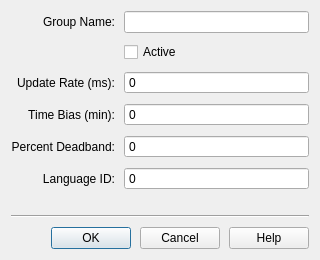
<?xml version="1.0" encoding="UTF-8"?>
<ui version="4.0">
 <class>OPCGroupNewDialog</class>
 <widget class="QDialog" name="OPCGroupNewDialog">
  <property name="geometry">
   <rect>
    <x>0</x>
    <y>0</y>
    <width>320</width>
    <height>260</height>
   </rect>
  </property>
  <property name="windowTitle">
   <string>Dialog</string>
  </property>
  <layout class="QVBoxLayout" name="verticalLayout">
   <property name="spacing">
    <number>9</number>
   </property>
   <item>
    <layout class="QGridLayout" name="gridLayout">
     <property name="spacing">
      <number>9</number>
     </property>
     <item row="5" column="0">
      <widget class="QLabel" name="labelLanguageID">
       <property name="text">
        <string>Language ID:</string>
       </property>
       <property name="alignment">
        <set>Qt::AlignRight|Qt::AlignTrailing|Qt::AlignVCenter</set>
       </property>
      </widget>
     </item>
     <item row="5" column="1">
      <widget class="QSpinBox" name="spinLanguageID">
       <property name="buttonSymbols">
        <enum>QAbstractSpinBox::NoButtons</enum>
       </property>
       <property name="maximum">
        <number>65535</number>
       </property>
      </widget>
     </item>
     <item row="3" column="1">
      <widget class="QSpinBox" name="spinTimeBias">
       <property name="buttonSymbols">
        <enum>QAbstractSpinBox::NoButtons</enum>
       </property>
       <property name="maximum">
        <number>100</number>
       </property>
      </widget>
     </item>
     <item row="1" column="1">
      <widget class="QCheckBox" name="checkActive">
       <property name="text">
        <string>Active</string>
       </property>
      </widget>
     </item>
     <item row="4" column="1">
      <widget class="QSpinBox" name="spinDeadband">
       <property name="buttonSymbols">
        <enum>QAbstractSpinBox::NoButtons</enum>
       </property>
       <property name="maximum">
        <number>100</number>
       </property>
      </widget>
     </item>
     <item row="0" column="1">
      <widget class="QLineEdit" name="editGroupName"/>
     </item>
     <item row="0" column="0">
      <widget class="QLabel" name="labelGroupName">
       <property name="text">
        <string>Group Name:</string>
       </property>
       <property name="alignment">
        <set>Qt::AlignRight|Qt::AlignTrailing|Qt::AlignVCenter</set>
       </property>
      </widget>
     </item>
     <item row="2" column="0">
      <widget class="QLabel" name="labelUpdateRate">
       <property name="text">
        <string>Update Rate (ms):</string>
       </property>
       <property name="alignment">
        <set>Qt::AlignRight|Qt::AlignTrailing|Qt::AlignVCenter</set>
       </property>
      </widget>
     </item>
     <item row="2" column="1">
      <widget class="QSpinBox" name="spinUpdateRate">
       <property name="buttonSymbols">
        <enum>QAbstractSpinBox::NoButtons</enum>
       </property>
       <property name="maximum">
        <number>10000</number>
       </property>
      </widget>
     </item>
     <item row="3" column="0">
      <widget class="QLabel" name="labelTimeBias">
       <property name="text">
        <string>Time Bias (min):</string>
       </property>
       <property name="alignment">
        <set>Qt::AlignRight|Qt::AlignTrailing|Qt::AlignVCenter</set>
       </property>
      </widget>
     </item>
     <item row="4" column="0">
      <widget class="QLabel" name="labelDeadband">
       <property name="text">
        <string>Percent Deadband:</string>
       </property>
       <property name="alignment">
        <set>Qt::AlignRight|Qt::AlignTrailing|Qt::AlignVCenter</set>
       </property>
      </widget>
     </item>
    </layout>
   </item>
   <item>
    <spacer name="verticalSpacer">
     <property name="orientation">
      <enum>Qt::Vertical</enum>
     </property>
     <property name="sizeHint" stdset="0">
      <size>
       <width>20</width>
       <height>0</height>
      </size>
     </property>
    </spacer>
   </item>
   <item>
    <widget class="Line" name="line">
     <property name="orientation">
      <enum>Qt::Horizontal</enum>
     </property>
    </widget>
   </item>
   <item>
    <layout class="QHBoxLayout" name="horizontalLayout">
     <item>
      <spacer name="horizontalSpacer">
       <property name="orientation">
        <enum>Qt::Horizontal</enum>
       </property>
       <property name="sizeHint" stdset="0">
        <size>
         <width>40</width>
         <height>20</height>
        </size>
       </property>
      </spacer>
     </item>
     <item>
      <widget class="QPushButton" name="buttonOK">
       <property name="minimumSize">
        <size>
         <width>80</width>
         <height>0</height>
        </size>
       </property>
       <property name="text">
        <string>OK</string>
       </property>
      </widget>
     </item>
     <item>
      <widget class="QPushButton" name="buttonCancel">
       <property name="minimumSize">
        <size>
         <width>80</width>
         <height>0</height>
        </size>
       </property>
       <property name="text">
        <string>Cancel</string>
       </property>
      </widget>
     </item>
     <item>
      <widget class="QPushButton" name="buttonHelp">
       <property name="minimumSize">
        <size>
         <width>80</width>
         <height>0</height>
        </size>
       </property>
       <property name="text">
        <string>Help</string>
       </property>
      </widget>
     </item>
    </layout>
   </item>
  </layout>
 </widget>
 <tabstops>
  <tabstop>editGroupName</tabstop>
  <tabstop>checkActive</tabstop>
  <tabstop>spinUpdateRate</tabstop>
  <tabstop>spinTimeBias</tabstop>
  <tabstop>spinDeadband</tabstop>
  <tabstop>spinLanguageID</tabstop>
  <tabstop>buttonOK</tabstop>
  <tabstop>buttonCancel</tabstop>
  <tabstop>buttonHelp</tabstop>
 </tabstops>
 <resources/>
 <connections/>
</ui>
